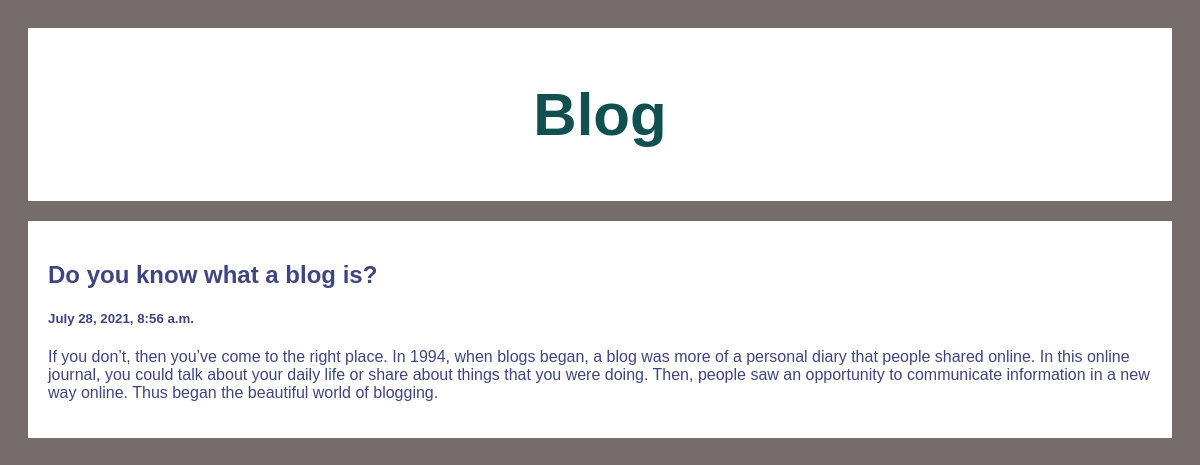
/post/1, run on the app's committed database.
### post/models.py (models this page shows)
class List(models.Model):
	title = models.CharField(max_length=50)
	description = models.CharField(max_length=10000)
	create_at = models.DateTimeField(default=datetime.now, blank=True)

### post/views.py (the view)
# urls.py: path('', include('post.urls')),
def post(request, pk):
	list_post = List.objects.get(id=pk)
	return render(request, 'post.html', {'lists':list_post})

### templates/post.html (shortened to what this page needs)
<!DOCTYPE html>
<html lang="en">
<head>
</head>
<body>
	<div class="header">
		<h2>Blog</h2>
	</div>
	<div class="row">
      <div class="leftcolumn">
		<div class="card">
				<h2>{{lists.title}}</h2>
				<h5>{{lists.create_at}}</h5>
				<p>{{lists.description}}</p>
		</div>
      </div>
	</div>
</body>
</html>

### templates/post.html (style rules this page uses)
* { box-sizing: border-box; }
body { color: rgb(63, 69, 128); font-family: Arial; padding: 20px; background: #756c6c; }
.header { color: rgb(16, 80, 80); padding: 2px; font-size: 40px; text-align: center; background: white; }
.leftcolumn { float: left; width: 100%; }
.card { background-color: white; padding: 20px; margin-top: 20px; }
.row:after { content: ""; display: table; clear: both; }

### data on the page
List: title "Do you know what a blog is?", create_at "July 28, 2021, 8:56 a.m.", description "If you don’t, then you’ve come to the right place. In 1994, when blogs began, a blog was more of a personal diary that people shared online. In this online journal, you could talk about your daily life or share about things that you were doing. Then, people saw an opportunity to communicate information in a new way online. Thus began the beautiful world of blogging."
